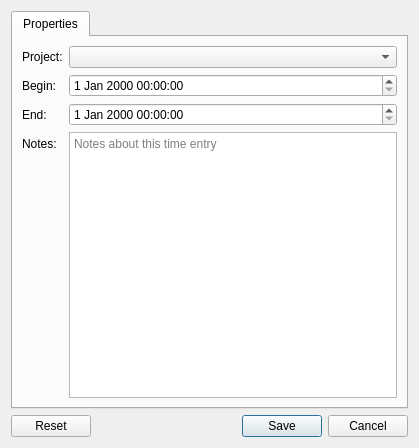
<?xml version="1.0" encoding="UTF-8"?>
<ui version="4.0">
 <class>Dialog</class>
 <widget class="QDialog" name="Dialog">
  <property name="geometry">
   <rect>
    <x>0</x>
    <y>0</y>
    <width>419</width>
    <height>448</height>
   </rect>
  </property>
  <property name="windowTitle">
   <string>Dialog</string>
  </property>
  <layout class="QVBoxLayout" name="verticalLayout">
   <item>
    <widget class="QTabWidget" name="tabWidget">
     <property name="currentIndex">
      <number>0</number>
     </property>
     <widget class="QWidget" name="frame_properties">
      <attribute name="title">
       <string>Properties</string>
      </attribute>
      <layout class="QFormLayout" name="formLayout">
       <item row="0" column="0">
        <widget class="QLabel" name="projectLabel">
         <property name="text">
          <string>Project:</string>
         </property>
        </widget>
       </item>
       <item row="0" column="1">
        <widget class="QComboBox" name="projectBox">
         <property name="sizePolicy">
          <sizepolicy hsizetype="Expanding" vsizetype="Fixed">
           <horstretch>0</horstretch>
           <verstretch>0</verstretch>
          </sizepolicy>
         </property>
        </widget>
       </item>
       <item row="1" column="0">
        <widget class="QLabel" name="beginLabel">
         <property name="text">
          <string>Begin:</string>
         </property>
        </widget>
       </item>
       <item row="1" column="1">
        <widget class="QDateTimeEdit" name="beginEdit">
         <property name="sizePolicy">
          <sizepolicy hsizetype="Expanding" vsizetype="Fixed">
           <horstretch>0</horstretch>
           <verstretch>0</verstretch>
          </sizepolicy>
         </property>
        </widget>
       </item>
       <item row="2" column="0">
        <widget class="QLabel" name="endLabel">
         <property name="text">
          <string>End:</string>
         </property>
        </widget>
       </item>
       <item row="2" column="1">
        <widget class="QDateTimeEdit" name="endEdit">
         <property name="sizePolicy">
          <sizepolicy hsizetype="Expanding" vsizetype="Fixed">
           <horstretch>0</horstretch>
           <verstretch>0</verstretch>
          </sizepolicy>
         </property>
        </widget>
       </item>
       <item row="3" column="0">
        <widget class="QLabel" name="notesLabel">
         <property name="text">
          <string>Notes:</string>
         </property>
        </widget>
       </item>
       <item row="3" column="1">
        <widget class="QPlainTextEdit" name="notesEdit">
         <property name="sizePolicy">
          <sizepolicy hsizetype="Expanding" vsizetype="Expanding">
           <horstretch>0</horstretch>
           <verstretch>1</verstretch>
          </sizepolicy>
         </property>
         <property name="placeholderText">
          <string>Notes about this time entry</string>
         </property>
        </widget>
       </item>
      </layout>
     </widget>
    </widget>
   </item>
   <item>
    <widget class="QDialogButtonBox" name="buttonBox">
     <property name="orientation">
      <enum>Qt::Horizontal</enum>
     </property>
     <property name="standardButtons">
      <set>QDialogButtonBox::Cancel|QDialogButtonBox::Reset|QDialogButtonBox::Save</set>
     </property>
    </widget>
   </item>
  </layout>
 </widget>
 <resources/>
 <connections>
  <connection>
   <sender>buttonBox</sender>
   <signal>accepted()</signal>
   <receiver>Dialog</receiver>
   <slot>accept()</slot>
   <hints>
    <hint type="sourcelabel">
     <x>248</x>
     <y>254</y>
    </hint>
    <hint type="destinationlabel">
     <x>157</x>
     <y>274</y>
    </hint>
   </hints>
  </connection>
  <connection>
   <sender>buttonBox</sender>
   <signal>rejected()</signal>
   <receiver>Dialog</receiver>
   <slot>reject()</slot>
   <hints>
    <hint type="sourcelabel">
     <x>316</x>
     <y>260</y>
    </hint>
    <hint type="destinationlabel">
     <x>286</x>
     <y>274</y>
    </hint>
   </hints>
  </connection>
 </connections>
</ui>
